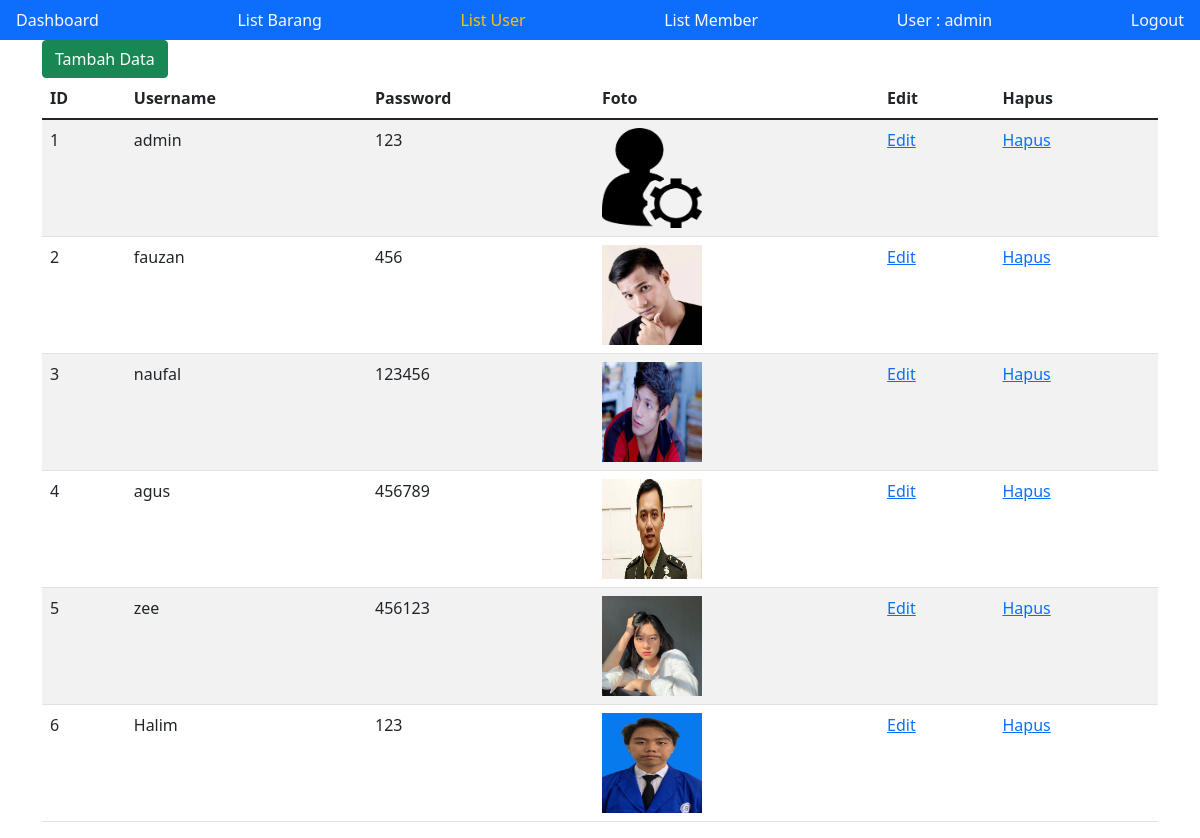
Page /listUser.php (signed in) on the committed database.
### tables this page shows
CREATE TABLE `user` (
  `id` int(10) NOT NULL AUTO_INCREMENT,
  `username` varchar(25) NOT NULL,
  `password` varchar(100) NOT NULL,
  `foto` varchar(255) DEFAULT NULL,
  PRIMARY KEY (`id`)
);

### listUser.php (the view, shortened to what this page needs)
<?php
if (isset($_SESSION["username"])) {
    $user = $_SESSION["username"];
} else {
    header("location:index.php");
}
?>
<!doctype html>
<html lang="en">
<head>
    <link href="https://cdn.jsdelivr.net/npm/bootstrap@5.1.3/dist/css/bootstrap.min.css" rel="stylesheet"
>
</head>
<body>
    <nav class="nav nav-pills flex-sm-row bg-primary">
        <a class="flex-sm-fill text-sm-start nav-link text-light" href="dashboard.php">Dashboard</a>
        <a class="flex-sm-fill text-sm-start nav-link text-light" href="listbarang.php">List Barang</a>
        <span class="nav-link text-warning disabled" aria-current="page">List User</span>
        <a class="flex-sm-fill text-sm-end nav-link text-light" href="listMember.php">List Member</a>
        <a class="flex-sm-fill text-sm-end nav-link text-light disabled" href="#">User : <?= $user; ?></a>
        <a class="flex-sm-fill text-sm-end nav-link text-light" href="logout.php">Logout</a>
    </nav>
    <div class="container">
        <?php
        include "koneksi.php";
        $sql = "SELECT * from user ORDER BY id";
        $hasil = $conn->query($sql);
        echo "<a href='addUser.php' class='btn btn-success text-white'>Tambah Data</a>";
        if ($hasil !== false && $hasil->num_rows > 0) {
            echo "<table class='table table-striped'>
            <thead>
            <tr>
            <th scope='col'>ID</th>
            <th scope='col'>Username</th>
            <th scope='col'>Password</th>
            <th scope='col'>Foto</th>
            <th scope='col'>Edit</th>
            <th scope='col'>Hapus</th>
            </tr>
            </thead>
            <tbody>";
            while ($row = $hasil->fetch_assoc()) {
                echo "<tr>";
                echo "<td>" . $row["id"] . "</td>";
                echo "<td>" . $row["username"] . "</td>";
                echo "<td>" . $row["password"] . "</td>";
                echo "<td><img src='img/" . $row["foto"] . "' style='width:100px;height:100px;'></img></td>";
                echo "<td><a href='editUser.php?id=" . $row["id"] . "'>Edit</a></td>";
                echo "<td><a href='delUser.php?id=" . $row["id"] . "'>Hapus</a></td>";
                echo "</tr>";
            }
            echo "</tbody>
                    </table>";
        } else {
            echo "<br>";
            echo "jml rec: 0";
        }
        ?>
    </div>
</body>
</html>

### rows in the picture
user: id "1", username "admin", password "123", foto (picture)
user: id "2", username "fauzan", password "456", foto (picture)
user: id "3", username "naufal", password "123456", foto (picture)
user: id "4", username "agus", password "456789", foto (picture)
user: id "5", username "zee", password "456123", foto (picture)
user: id "6", username "Halim", password "123", foto (picture)

### other values in the picture
$user "admin"
